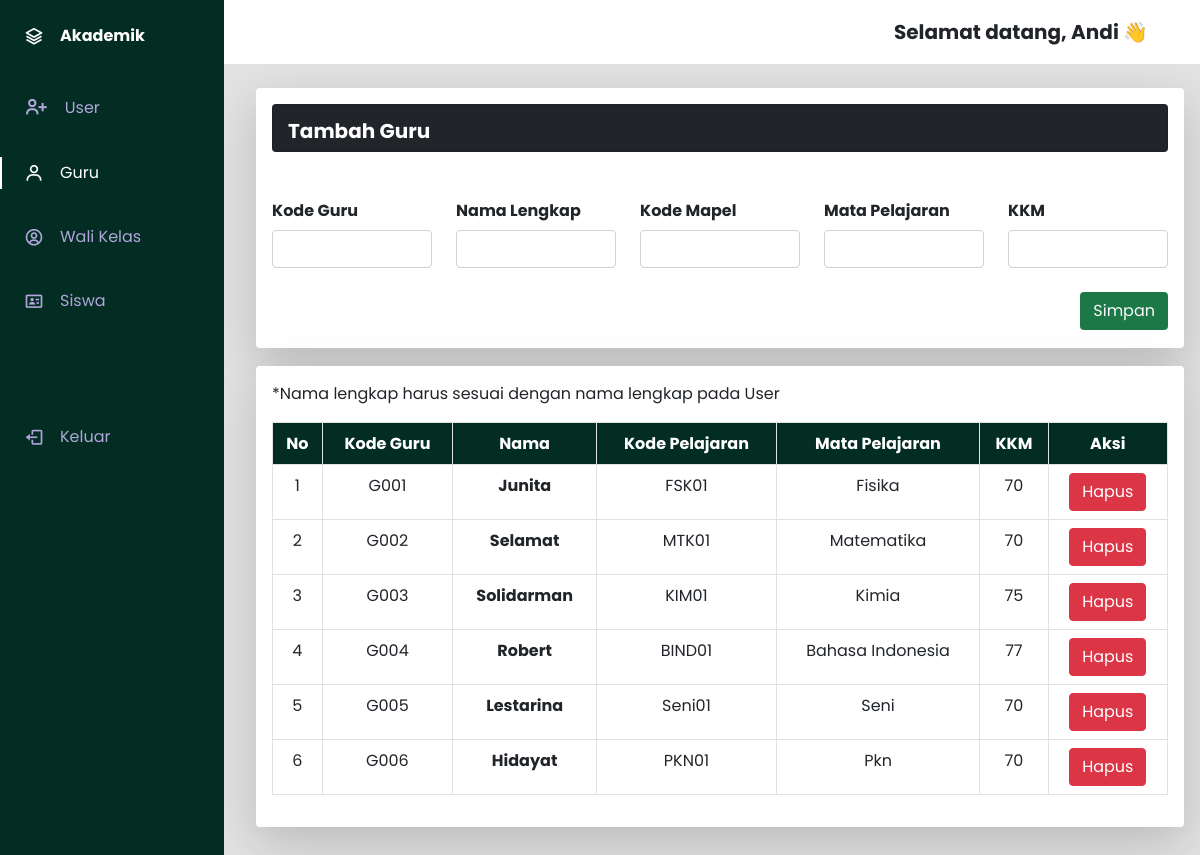
The app's page /admin/tambah_guru.php (signed in) with its own data.
### tables this page shows
CREATE TABLE `tabel_guru` (
  `id_guru` varchar(10) NOT NULL,
  `nama_guru` varchar(30) NOT NULL,
  `id_mapel` varchar(10) NOT NULL
);

CREATE TABLE `tabel_pelajaran` (
  `id_mapel` varchar(10) NOT NULL,
  `nama_pelajaran` varchar(30) NOT NULL,
  `kkm` int(5) NOT NULL
);

### admin/tambah_guru.php (the view, shortened to what this page needs)
<?php
require('../database/koneksi.php');
?>
<html>
<head>
    <link href='https://cdn.jsdelivr.net/npm/boxicons@2.0.5/css/boxicons.min.css' rel='stylesheet'>
    <link href="https://cdn.jsdelivr.net/npm/bootstrap@5.0.0-beta2/dist/css/bootstrap.min.css" rel="stylesheet">
    <link type="text/css" rel="stylesheet" href="../css/dashboard.css"?<?php echo time(); ?>>
</head>
<body id="body-pd" class="body-pd">
    <header class="header body-pd" id="header">
        <div class="header__user" style="margin-top:0px">
            <a> Selamat datang, <?php echo $_SESSION['nama']; ?> &#128075;</a>
        </div>
    </header>
    <div class="l-navbar show" id="nav-bar">
        <nav class="nav">
            <div>
                <a href="#" class="nav__logo">
                    <i class='bx bx-layer nav__logo-icon'></i>
                    <span class="nav__logo-name">Akademik</span>
                </a>
                <div class="nav__list">
                    <a href="../admin/halaman_admin.php" class="nav__link ">
                        <i class='bx bx-user-plus bx-sm nav__icon'></i>
                        <span class="nav__name">User</span>
                    </a>
                    <a href="../admin/tambah_guru.php" class="nav__link active">
                        <i class='bx bx-user nav__icon'></i>
                        <span class="nav__name">Guru</span>
                    </a>
                    <a href="../admin/tambah_wali.php" class="nav__link ">
                       <i class='bx bx-user-circle nav__icon' ></i>
                        <span class="nav__name">Wali Kelas</span>
                    </a>
                     <a href="../admin/tambah_siswa.php" class="nav__link">
                        <i class='bx bx-id-card nav__icon'></i>
                        <span class="nav__name">Siswa</span>
                    </a>
                </div>
                <br><br><br>
                <a href="../logout.php" class="nav__link">
                <i class='bx bx-log-out nav__icon'></i>
                <span class="nav__name">Keluar<span>
            </a>
            </div>
        </nav>
    </div>
      <br>
     <div class="content-box mb-3 content-lighten shadow-lg p-3 mb-5 bg-white rounded">
       <div class="card text-white bg-dark mb-3"> &ensp;
        <h5 style="padding-left: 15px; margin-top: -10px;"><b>Tambah Guru</b></h4>
        </div>
        <br>
         <form method="POST">
              <div class="row">
                <div class="col">
                  <label for = "id_guru" class = "col-sm col-form-label"><b>Kode Guru</b></label>
                  <input type="text" name="id_guru" class="form-control"  required>
                </div>
                <div class="col">
                  <label for = "nama_guru" class = "col-sm col-form-label"><b>Nama Lengkap</b></label>
                  <input type="text" name="nama_guru" class="form-control" required>
                </div>
                <div class="col">
                  <label for = "id_mapel" class = "col-sm col-form-label"><b>Kode Mapel</b></label>
                  <input type="text" name="id_mapel" class="form-control" required>
                </div>
                <div class="col">
                  <label for = "nama_pelajaran" class = "col-sm col-form-label"><b>Mata Pelajaran</b></label>
                  <input type="text" name="nama_pelajaran" class="form-control" required>
                </div>
                 <div class="col">
                  <label for = "kkm" class = "col-sm col-form-label"><b>KKM</b></label>
                  <input type="number" name="kkm" class="form-control" required>
                </div>
               </div>
               <br>
                <button type="submit" name="simpan" class="btn text-light" style="float:right; background-color: #1C7947;">Simpan</button>
                <br>
        </form>
        </div>
           <div class="content-box mb-3 content-lighten shadow-lg p-3 mb-5 bg-white rounded" style="margin-top:-30px">
            <p>*Nama lengkap harus sesuai dengan nama lengkap pada User</p>
        <table class="table table-bordered table-hover">
        <thread>
        <tr>
        <th style="text-align: center;">No</th>
        <th>Kode Guru</th>
        <th>Nama</th>
        <th>Kode Pelajaran</th>
        <th>Mata Pelajaran</th>
        <th>KKM</th>
        <th colspan='1' style="text-align:center;"> Aksi</th>
        </tr>
        </thread>
            <?php
            $sql   = "SELECT * FROM tabel_guru JOIN tabel_pelajaran ON tabel_guru.id_mapel = tabel_pelajaran.id_mapel ";
            $hasil = mysqli_query($con, $sql) or trigger_error("Query Failed! SQL: $sql - Error: ".mysqli_error($con), E_USER_ERROR);
            $no    = 0;
                while ($data = mysqli_fetch_array($hasil)) {
                $no++;
                ?>
                <tbody>
                <tr>
                <td style="text-align:center;"><?php echo $no ?></td>
                <td><?php echo $data["id_guru"]; ?></td>
                <td><b><?php echo $data["nama_guru"]; ?></b></td>
                <td><?php echo $data["id_mapel"]; ?></td>
                <td><?php echo $data["nama_pelajaran"]; ?></td>
                <td><?php echo $data["kkm"]; ?></td>
                  <td style="text-align: center;">
                    <a href = "./hapus_guru.php? id_guru=<?php echo htmlspecialchars($data['id_guru']); ?>" class="btn btn-danger" role="button">Hapus</a>
                    </td>
                    </tr>
                    </tbody>
                    <?php
                }
                ?>
            </table>
    </div>
</body>
</html>

### css/dashboard.css (style rules this page uses)
:root { --header-height: 3rem; --nav-width: 68px; --first-color: #4723D9; --first-color-light: #AFA5D9; --white-color: #ffffff; --normal-font-size: 1rem; --z-fixed: 100; }
body { position: relative; margin: var(--header-height) 0 0 0; padding: 0 1rem; font-size: var(--normal-font-size); transition: .5s; background-color: #e2e2e2; font-family: 'Poppins', sans-serif; }
a { text-decoration: none; }
.header { width: 100%; height: var(--header-height); position: fixed; top: 0; left: 0; display: flex; align-items: center; justify-content: space-between; padding: 0 1rem; background-color: #ffffff; z-index: var(--z-fixed); transition: .5s; }
.header__user { display: flex; justify-content: center; font-weight: bolder; font-size: 20px; margin-right: 20px; margin-top : 15px; }
.l-navbar { position: fixed; top: 0; left: -30%; width: var(--nav-width); height: 500vh; background-color: #032D23; padding: .5rem 1rem 0 0; transition: .5s; z-index: var(--z-fixed); }
.nav { height: 100%; display: flex; flex-direction: column; justify-content: space-between; overflow: hidden; }
.nav__logo, .nav__link { display: grid; grid-template-columns: max-content max-content; align-items: center; column-gap: 1rem; padding: .5rem 0 .5rem 1.5rem; }
.nav__logo { margin-bottom: 2rem; }
.nav__logo-icon { font-size: 1.25rem; color: var(--white-color); }
.nav__logo-name { color: var(--white-color); font-weight: 700; }
.nav__link { position: relative; color: var(--first-color-light); margin-bottom: 1.5rem; transition: .3s; }
.nav__icon { font-size: 1.25rem; }
.show { width: calc(var(--nav-width) + 156px); }
.active { color: var(--white-color); }
.active::before { content: ''; position: absolute; left: 0; width: 2px; height: 32px; background-color: var(--white-color); }
@media screen and (min-width: 768px) { body { margin: calc(var(--header-height) + 1rem) 0 0 0; padding-left: calc(var(--nav-width) + 2rem); } }
@media screen and (min-width: 768px) { .header { height: calc(var(--header-height) + 1rem); padding: 0 2rem 0 calc(var(--nav-width) + 2rem); } }
@media screen and (min-width: 768px) { .l-navbar { left: 0; padding: 1rem 1rem 0 0; } }
@media screen and (min-width: 768px) { .show { width: calc(var(--nav-width) + 156px); } }
@media screen and (min-width: 768px) { .body-pd { padding-left: calc(var(--nav-width) + 188px); } }
.table th { text-align: center; background-color: #032D23; color: white; }
.table td { text-align: center; }

### records on screen
tabel_guru: id_guru "G001", nama_guru "Junita", id_mapel.id_mapel "FSK01", id_mapel.nama_pelajaran "Fisika", id_mapel.kkm "70"
tabel_guru: id_guru "G002", nama_guru "Selamat", id_mapel.id_mapel "MTK01", id_mapel.nama_pelajaran "Matematika", id_mapel.kkm "70"
tabel_guru: id_guru "G003", nama_guru "Solidarman", id_mapel.id_mapel "KIM01", id_mapel.nama_pelajaran "Kimia", id_mapel.kkm "75"
tabel_guru: id_guru "G004", nama_guru "Robert", id_mapel.id_mapel "BIND01", id_mapel.nama_pelajaran "Bahasa Indonesia", id_mapel.kkm "77"
tabel_guru: id_guru "G005", nama_guru "Lestarina", id_mapel.id_mapel "Seni01", id_mapel.nama_pelajaran "Seni", id_mapel.kkm "70"
tabel_guru: id_guru "G006", nama_guru "Hidayat", id_mapel.id_mapel "PKN01", id_mapel.nama_pelajaran "Pkn", id_mapel.kkm "70"

### other values on screen
$_SESSION['nama'] "Andi"
